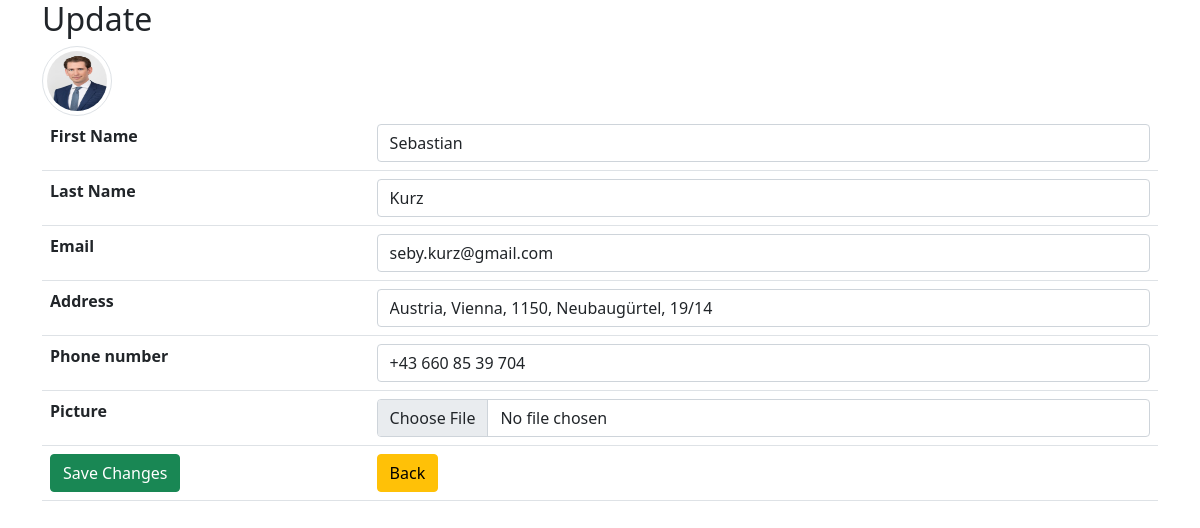
Page /update.php?id=4 (signed in) on the committed database.
### tables this page shows
CREATE TABLE `user` (
  `id` int(11) NOT NULL PRIMARY KEY AUTO_INCREMENT,
  `fname` varchar(255) NOT NULL,
  `lname` varchar(255) NOT NULL,
  `password` varchar(255) NOT NULL,
  `email` varchar(255) NOT NULL,
  `address` varchar(512) NOT NULL,
  `phone` varchar(255) NOT NULL,
  `picture` varchar(255) DEFAULT NULL,
  `status` varchar(4) NOT NULL DEFAULT 'user'
);

### update.php (the view, shortened to what this page needs)
<?php
require_once 'components/db_connect.php';
$backBtn = '';
if (isset($_SESSION["user"])) {
    $backBtn = "home.php";
}
if (isset($_SESSION["adm"])) {
    $backBtn = "dashBoard.php";
}
if (isset($_GET['id'])) {
    $id = $_GET['id'];
    $sql = "SELECT * FROM user WHERE id = {$id}";
    $result = mysqli_query($connect, $sql);
    if (mysqli_num_rows($result) == 1) {
        $data = mysqli_fetch_assoc($result);
        $fname = $data['fname'];
        $lname = $data['lname'];
        $email = $data['email'];
        $address = $data['address'];
        $phone = $data['phone'];
    }
}
?>
<!DOCTYPE html>
<html lang="en">
<head>
    <?php require_once 'components/boot.php' ?>
</head>
<body>
    <div class="container">
        <h2>Update</h2>
        <img class='img-thumbnail rounded-circle' src='pictures/users/<?php echo $data['picture'] ?>' alt="<?php echo $fname ?>">
        <form method="post" enctype="multipart/form-data">
            <table class="table">
                <tr>
                    <th>First Name</th>
                    <td><input class="form-control" type="text" name="fname" placeholder="First Name" value="<?php echo $fname ?>" /></td>
                </tr>
                <tr>
                    <th>Last Name</th>
                    <td><input class="form-control" type="text" name="lname" placeholder="Last Name" value="<?php echo $lname ?>" /></td>
                </tr>
                <tr>
                    <th>Email</th>
                    <td><input class="form-control" type="email" name="email" placeholder="Email" value="<?php echo $email ?>" /></td>
                </tr>
                <tr>
                    <th>Address</th>
                    <td><input class="form-control" type="text" name="address" placeholder="Address" value="<?php echo $address ?>" /></td>
                </tr>
                <tr>
                    <th>Phone number</th>
                    <td><input class="form-control" type="text" name="phone" placeholder="Phone number" value="<?php echo $phone ?>" /></td>
                </tr>
                <tr>
                    <th>Picture</th>
                    <td><input class="form-control" type="file" name="picture" /></td>
                </tr>
                <tr>
                    <td><button name="submit" class="btn btn-success" type="submit">Save Changes</button></td>
                    <td><a href="<?php echo $backBtn ?>"><button class="btn btn-warning" type="button">Back</button></a></td>
                </tr>
            </table>
        </form>
    </div>
</body>
</html>

### update.php (style rules this page uses)
.img-thumbnail { width: 70px !important; height: 70px !important; }

### rows in the picture
user: picture (picture), fname "Sebastian", lname "Kurz", email "seby.kurz@gmail.com", address "Austria, Vienna, 1150, Neubaugürtel, 19/14", phone "+43 660 85 39 704"
